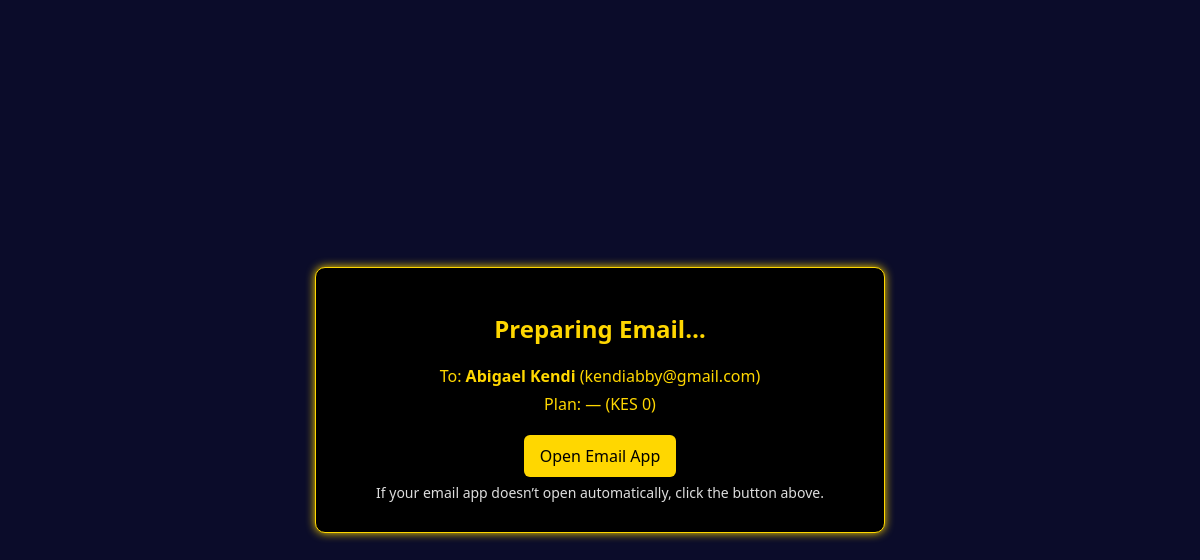
The app's page /bill_owner.php?owner_id=6 with its own data.
### tables this page shows
CREATE TABLE `landlords` (
  `id` int(11) NOT NULL,
  `first_name` varchar(50) NOT NULL,
  `second_name` varchar(50) NOT NULL,
  `username` varchar(50) NOT NULL,
  `email` varchar(100) NOT NULL,
  `password` varchar(255) NOT NULL,
  `created_at` timestamp NOT NULL DEFAULT current_timestamp(),
  `plan` varchar(50) NOT NULL,
  `billing` varchar(20) NOT NULL,
  `price` int(11) NOT NULL
);

### bill_owner.php (the view, shortened to what this page needs)
<?php
$host = "localhost";
$user = "root";
$password = "";
$database = "housing";
$conn = new mysqli($host, $user, $password, $database);
$owner_id = (int) $_GET['owner_id'];
$stmt = $conn->prepare("SELECT first_name, second_name, email, plan, billing, price FROM landlords WHERE id = ?");
$stmt->bind_param("i", $owner_id);
$stmt->execute();
$res = $stmt->get_result();
$row = $res->fetch_assoc();
$firstName = $row['first_name'];
$fullName  = trim($row['first_name'] . ' ' . $row['second_name']);
$email     = $row['email'];
$planName  = $row['plan'];
$billing   = strtolower($row['billing']);
$amount    = number_format((float)$row['price']);
$subject = ($billing === 'yearly') ? "Yearly Billing Reminder" : "Monthly Billing Reminder";
$bodyText = "Dear {$firstName},\r\n\r\n"
          . "This is a friendly reminder to remit your " . ucfirst($billing) . " subscription for the {$planName} plan.\r\n"
          . "Amount Due: KES {$amount}\r\n"
          . "Billing Cycle: " . ucfirst($billing) . "\r\n\r\n"
          . "Please complete the remittance at your earliest convenience.\r\n\r\n"
          . "Regards,\r\n"
          . "Zedah Realty\r\n"
          . "zedahrealty@gmail.com";
$mailto = "mailto:" . rawurlencode($email)
        . "?subject=" . rawurlencode($subject)
        . "&body=" . rawurlencode($bodyText);
?>
<!DOCTYPE html>
<html lang="en">
<head>
</head>
<body>
  <div class="card">
    <h2>Preparing Email…</h2>
    <p>To: <strong><?php echo htmlspecialchars($fullName); ?></strong> (<?php echo htmlspecialchars($email); ?>)</p>
    <p>Plan: <strong><?php echo htmlspecialchars($planName); ?></strong> — <?php echo ucfirst(htmlspecialchars($billing)); ?> (KES <?php echo $amount; ?>)</p>
    <a class="btn" id="openMail" href="<?php echo $mailto; ?>">Open Email App</a>
    <p class="muted">If your email app doesn’t open automatically, click the button above.</p>
  </div>
</body>
</html>

### bill_owner.php (style rules this page uses)
body { font-family: Segoe UI, sans-serif; background:#0b0c2a; color: gold; margin:0; display:flex; align-items:center; justify-content:center; height:100vh; }
.card { background:#000; border:1px solid gold; padding:24px; border-radius:10px; text-align:center; box-shadow:0 0 10px gold; width: min(520px, 92vw); }
a.btn { display:inline-block; margin-top:14px; background:gold; color:#000; padding:10px 16px; border-radius:6px; text-decoration:none; }
p { margin: 6px 0; }
.muted { color:#ddd; font-size: 14px; }

### records on screen
landlords: fullName "Abigael Kendi", email "kendiabby@gmail.com", price "0"
